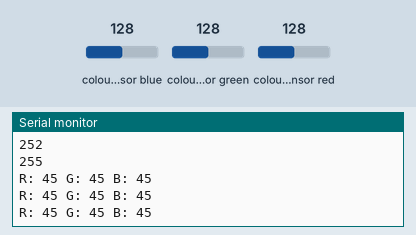
This sketch was run on a simulated Arduino Uno, built with avr-gcc and run on an emulated ATmega328P. On the bench: the last lines printed to the serial monitor. The inputs (shaded band) are chosen by the test bench; at power-on: colour sensor blue 128, colour sensor green 128, colour sensor red 128.

Above: at 1.3 s.
1.4 s: colour sensor blue set to 5
At 2.3 s:
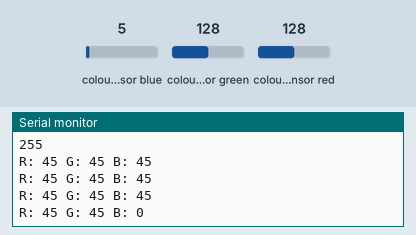
2.9 s: colour sensor green set to 5
At 3.4 s:
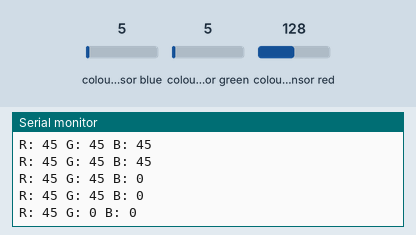
4.4 s: colour sensor red set to 5
At 5.0 s:
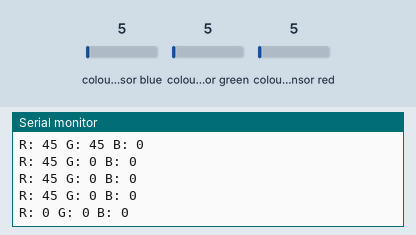
Timing chart, 0 to 7.4 s (numbered marks = the images above; inputs shaded):
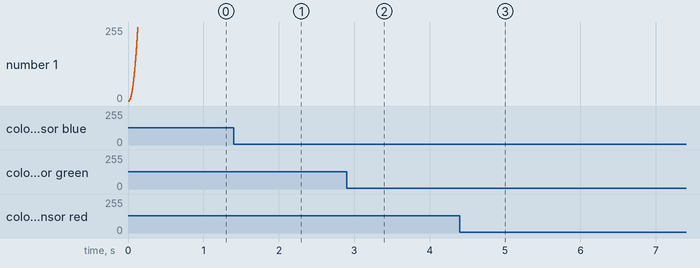

Measured:
- after the input at 4.4 s, the serial monitor: prints a new line after 0.19 s (image 3)

The sketch:

sketch_tcs34725_colour_sensor.ino
```cpp
#include <Wire.h>
#include "Adafruit_TCS34725.h"

#define POWERPIN   4

/* Example code for the Adafruit TCS34725 breakout library */

/* Connect SCL    to analog 5
   Connect SDA    to analog 4
   Connect VDD    to 3.3V DC
   Connect GROUND to common ground */

/* Initialise with default values (int time = 2.4ms, gain = 1x) */
// Adafruit_TCS34725 tcs = Adafruit_TCS34725();

/* Initialise with specific int time and gain values */
Adafruit_TCS34725 tcs = Adafruit_TCS34725(TCS34725_INTEGRATIONTIME_700MS, TCS34725_GAIN_1X);

// our RGB -> eye-recognized gamma color
byte gammatable[256];


void setup(void) {
  Serial.begin(115200);

  if (tcs.begin()) {
    Serial.println("Found sensor");
  } else {
    Serial.println("No TCS34725 found ... check your connections");
    while (1);
  }

  pinMode(POWERPIN, OUTPUT);

  // thanks PhilB for this gamma table!
  // it helps convert RGB colors to what humans see
  for (int i=0; i<256; i++) {
    float x = i;
    x /= 255;
    x = pow(x, 2.5);
    x *= 255;

    gammatable[i] = x;
    Serial.println(gammatable[i]);
  }


  // Now we're ready to get readings!
}

void loop(void) {
  float red, green, blue;

  digitalWrite(POWERPIN,HIGH);

  tcs.getRGB(&red, &green, &blue);

  Serial.print("R: "); Serial.print(gammatable[(int)red]); Serial.print(" ");
  Serial.print("G: "); Serial.print(gammatable[(int)green]); Serial.print(" ");
  Serial.print("B: "); Serial.print(gammatable[(int)blue]); Serial.print(" ");
  Serial.println(" ");

  digitalWrite(POWERPIN,LOW);
  delay(500);
}
```
